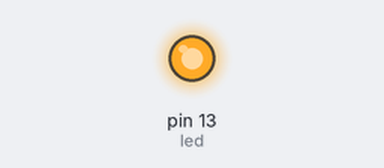
Simulated run of this sketch. Board: Arduino Uno, built with avr-gcc and run on an emulated ATmega328P. Shown: output pins drawn as LEDs (lit = HIGH).

Above: at 0.1 s.
At 3.0 s:
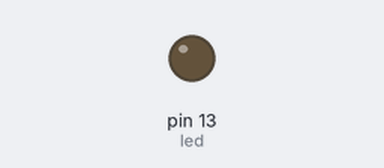
Timing chart, 0 to 4.5 s (numbered marks = the images above):
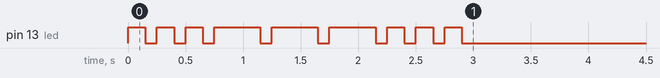

The sketch:

morsecode.ino
```cpp
int led=13;
void first()
{
  for(int i=0;i<3;i++)
  {
    digitalWrite(led,HIGH);
    delay(150);
    digitalWrite(led,LOW);
    delay(100);
   }
  }
void two()

{
  for(int i=0;i<3;i++)
  {
    digitalWrite(led,HIGH);
    delay(400);
    digitalWrite(led,LOW);
    delay(100);
   }
}
void three()
{
  for(int i=0;i<3;i++)
  {
    digitalWrite(led,HIGH);
    delay(150);
    digitalWrite(led,LOW);
    delay(100);
   }


}


void setup()
{
pinMode(led,OUTPUT);
first();
two();
three();

}

void loop() {


}
```
